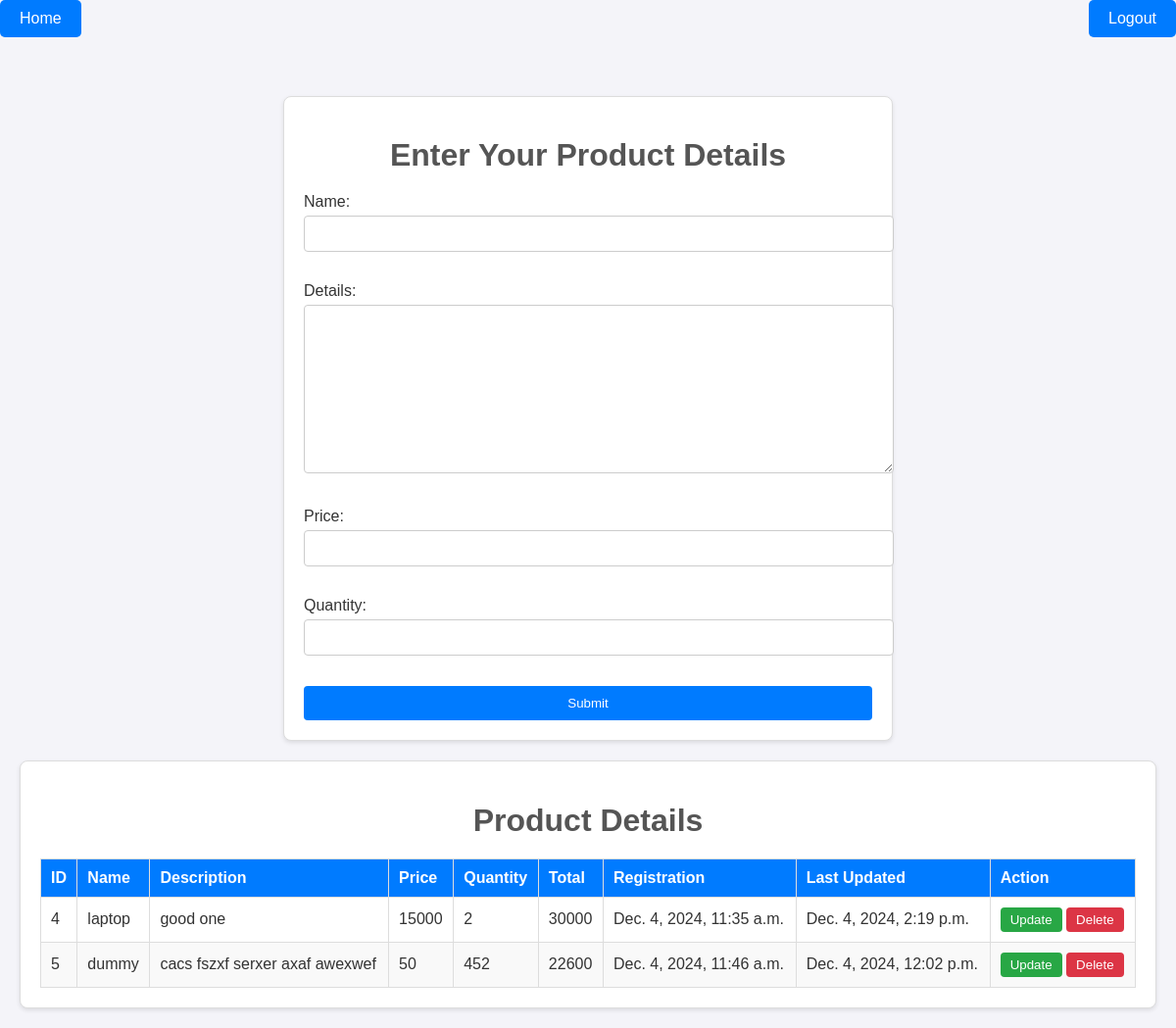
/product/ (signed in), run on the app's committed database.
### my_app/models.py (models this page shows, shortened)
class product(models.Model):
    name = models.CharField(max_length=255)
    details = models.TextField()
    price = models.IntegerField()
    quantity = models.IntegerField()
    Create_date = models.DateTimeField(auto_now_add=True)
    last_updated = models.DateTimeField(auto_now=True)
    def total(self):
        return self.price * self.quantity

### my_app/views.py (the view)
# urls.py: path('product/',views.show_product_page,name='product'),
def show_product_page(request):
    if request.user.is_anonymous:
        return redirect('login')
    else:
        if request.method=='POST':
            products = product.objects.all()
            form = productForm(request.POST)
            if form.is_valid():
                form.save()
                return redirect('product')
        else:
            form = productForm()
            products = product.objects.all()
            return render(request,'product_form.html',{'form':form,'products':products})

### my_app/forms.py
class productForm(forms.ModelForm):
    class Meta:
        model = product
        fields = ('name','details','price','quantity')

### my_app/templates/product_form.html (shortened to what this page needs)
<!DOCTYPE html>
<html lang="en">
<head>
    {% load static %}
    <link rel="stylesheet" href="{% static 'css/product_styles.css' %}">
</head>
<body>
    <div class="button-container">
        <a href="{% url 'home' %}" class="home-button">Home</a>
        <a href="/logout" class="home-button">Logout</a>
    </div>
    <div id="container">
        <div class="content-wrapper">
            <div class="form-section">
                <h1>Enter Your Product Details</h1>
                <form method="post">
                    <div class="form-group">
                        {{ form.as_p }}
                    </div>
                    <button type="submit" class="submit-btn">Submit</button>
                </form>
            </div>
            <div class="product-list">
                <h1>Product Details</h1>
                <table>
                    <thead>
                        <tr>
                            <th>ID</th>
                            <th>Name</th>
                            <th>Description</th>
                            <th>Price</th>
                            <th>Quantity</th>
                            <th>Total</th>
                            <th>Registration</th>
                            <th>Last Updated</th>
                            <th>Action</th>
                        </tr>
                    </thead>
                    <tbody>
                        {% for i in products %}
                        <tr>
                            <td>{{ i.id }}</td>
                            <td>{{ i.name }}</td>
                            <td>{{ i.details }}</td>
                            <td>{{ i.price }}</td>
                            <td>{{ i.quantity }}</td>
                            <td>{{ i.total }}</td>
                            <td>{{ i.Create_date }}</td>
                            <td>{{ i.last_updated }}</td>
                            <td>
                                <a href="{% url 'update_product' i.id %}"><button class="btn-action">Update</button></a>
                                <a href="{% url 'delete_product' i.id %}"
                                    onclick="return confirm('Are you sure you want to delete this data?')"><button
                                        class="btn-action btn-delete">Delete</button></a>
                            </td>
                        </tr>
                        {% endfor %}
                    </tbody>
                </table>
            </div>
        </div>
    </div>
</body>
</html>

### my_app/static/css/product_styles.css (style rules this page uses)
body { font-family: Arial, sans-serif; margin: 0; padding: 0; background-color: #f4f4f9; color: #333; }
h1 { text-align: center; color: #555; }
#container { max-width: 1200px; margin: 0 auto; padding: 20px; }
.button-container { display: flex; justify-content: space-between; align-items: center; margin-bottom: 20px; }
.button-container a { display: inline-block; padding: 10px 20px; background-color: #007BFF; color: #fff; text-decoration: none; border-radius: 5px; }
.btn-action { padding: 5px 10px; background-color: #28a745; color: white; border: none; border-radius: 4px; cursor: pointer; }
.btn-delete { background-color: #dc3545; }
.form-section { background-color: #fff; border: 1px solid #ddd; border-radius: 8px; padding: 20px; margin: 20px auto; width: 50%; box-shadow: 0 2px 4px rgba(0, 0, 0, 0.1); text-align: center; position: relative; }
.form-section h1 { margin-bottom: 20px; }
.form-group { margin-bottom: 15px; text-align: left; }
input[type="text"], input[type="number"], textarea, select { width: 100%; padding: 10px; margin: 5px 0 15px; border: 1px solid #ccc; border-radius: 4px; }
.submit-btn { width: 100%; padding: 10px; background-color: #007BFF; color: white; border: none; border-radius: 4px; cursor: pointer; }
.product-list { background-color: #fff; border: 1px solid #ddd; border-radius: 8px; padding: 20px; box-shadow: 0 2px 4px rgba(0, 0, 0, 0.1); }
.product-list h1 { margin-bottom: 20px; }
table { width: 100%; border-collapse: collapse; margin-top: 20px; }
table thead th { background-color: #007BFF; color: white; padding: 10px; text-align: left; border: 1px solid #ddd; }
table tbody td { padding: 10px; border: 1px solid #ddd; }
table tbody tr:nth-child(even) { background-color: #f9f9f9; }

### data on the page
product: id "4", name "laptop", details "good one", price "15000", quantity "2", total "30000", Create_date "Dec. 4, 2024, 11:35 a.m.", last_updated "Dec. 4, 2024, 2:19 p.m."
product: id "5", name "dummy", details "cacs fszxf serxer axaf awexwef", price "50", quantity "452", total "22600", Create_date "Dec. 4, 2024, 11:46 a.m.", last_updated "Dec. 4, 2024, 12:02 p.m."
